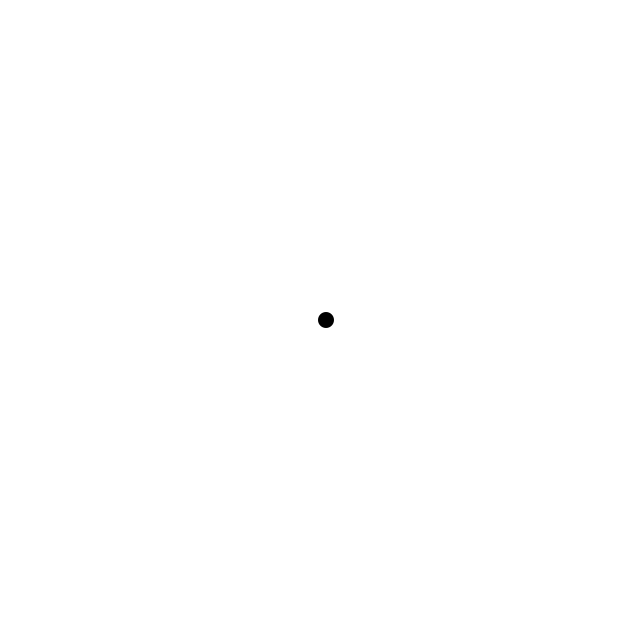
Frame 1 (no input)
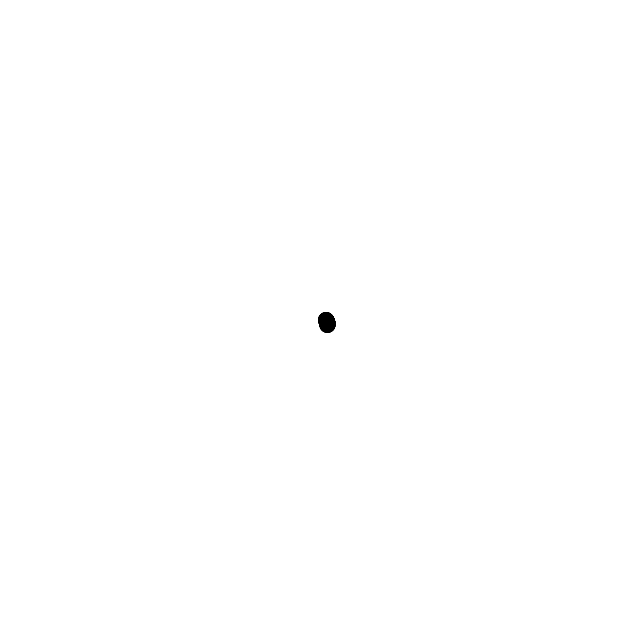
Frame 60 (the mouse pressed at the canvas centre just before this capture)
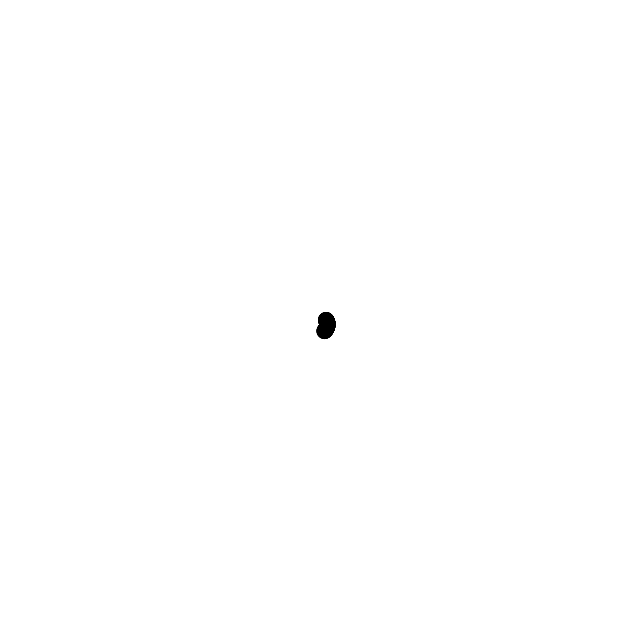
Frame 120 (the mouse held since frame 60 and released just before this capture)

The Processing sketch that drew these frames (run headless with seeded random() and noise(); from frame 60 on, the mouse is pressed at the canvas centre):

// Processing sketch: ex_3_4_spiral_path
// ── ex_3_4_spiral_path.pde
float r = 6;
float theta = 0;

void setup () {
  size(640,640);
  background(255);
}

void draw() {
  float x = r * cos(theta);
  float y = r * sin(theta);

  noStroke();
  fill(0);
  smooth();
  ellipse(x+width/2, y+height/2, 16, 16);
 
  theta += 0.01;
  r += 0.05;
}
